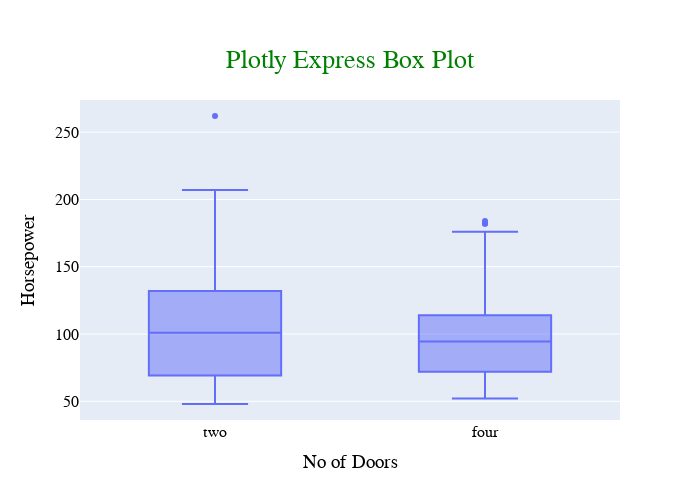

Write notebook code for a chart like this one.
### Code cell
# Defining the plot with Size and Title text 
fig = px.box(auto, x="number_of_doors", y="horsepower",width=700, height=500,title='Plotly Express Box Plot',labels={"horsepower": "Horsepower",  "number_of_doors": "No of Doors"}) 
fig.update_layout(font_family="Courier New", # Changing Styling of the plot 
    font_color="black",
    font_size=16,              
    title_font_family="Times New Roman",
    title_font_color="green",
    title_font_size=26,              
    title={'y':0.9,'x':0.5}) # Change the Title Alignment
fig.show()

### Figure 1 — Plotly figure (JSON) as saved in the notebook; plotly's stock layout.template omitted (floating-point values rounded to 4 significant figures; data arrays with more than 128 entries replaced by an {"elided": "..."} marker saying what was removed)
{"data": [{"alignmentgroup": "True", "hovertemplate": "No of Doors=%{x}<br>Horsepower=%{y}<extra></extra>", "legendgroup": "", "marker": {"color": "#636efa"}, "name": "", "notched": false, "offsetgroup": "", "orientation": "v", "showlegend": false, "type": "box", "x": {"elided": "201 str values"}, "x0": " ", "xaxis": "x", "y": {"elided": "201 int values"}, "y0": " ", "yaxis": "y"}], "layout": {"boxmode": "group", "font": {"color": "black", "family": "Courier New", "size": 16}, "height": 500, "legend": {"tracegroupgap": 0}, "title": {"font": {"color": "green", "family": "Times New Roman", "size": 26}, "text": "Plotly Express Box Plot", "x": 0.5, "y": 0.9}, "width": 700, "xaxis": {"anchor": "y", "domain": [0, 1], "title": {"text": "No of Doors"}}, "yaxis": {"anchor": "x", "domain": [0, 1], "title": {"text": "Horsepower"}}}}
